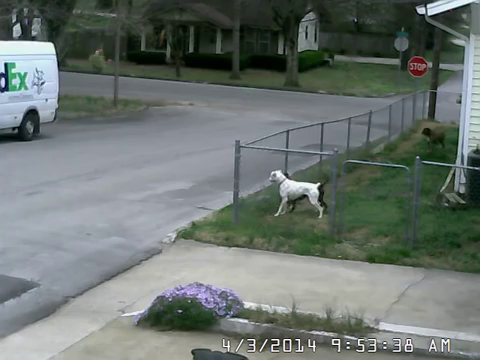
#> input picture frame 182 of testVideo/FunnyTestVideo.mp4, 480 x 360 px
$ python mixture_of_gaussians.py
#> lines starting #> are read from the running program, lines starting #| are printed output that depends on the picture
"""
title::
	Background Segmentation using an Adaptive Mixture of Gaussians
description::
	Computes the mask used to detect motion in a frame using
	an addaptive mixture of gaussians approach in opencv.
attributes::
	frame - the video frame who's background you want to segment
	btype - the type of background segmentation you wish to do
	verbose - for testing uses to show work done
author::
	Geoffrey Sasaki
copyright::
	Copyright (C) 2017, Rochetser Institute of Technology
"""

import cv2
import numpy as np

def background_segmentation(capture, btype='AMOG', verbose=False):

#> called with btype = 'AMOG', verbose = True
	width, height, framerate = int(capture.get(3)), int(capture.get(4)), \
										int(capture.get(5))
	longedge = np.max((width,height))
	if longedge > 1024:
		scaleFactor = 1024/longedge
		frameSize = (np.uint8(width*scaleFactor), np.uint8(height*scaleFactor))
	else:
		scaleFactor = 1
		frameSize = (width,height)

	morphKernel = cv2.getStructuringElement(cv2.MORPH_ELLIPSE, (11,11))

	if btype == 'AMOG':
		fgbg = cv2.createBackgroundSubtractorMOG2(detectShadows=False)

	while capture.isOpened():
		retrived, frame = capture.read()		#Read in the video frame
#> frame is the input picture: shape (360, 480, 3); mean B, G, R 112.3, 116.8, 108
		if retrived == False:
			print("You have reached the end of the video.")
			break

		frame = cv2.resize(frame, dsize=(0,0),
							fx=scaleFactor, fy=scaleFactor)

		if verbose:
			cv2.imshow("Original Frame", frame)

		gray = np.float64(cv2.cvtColor(frame, cv2.COLOR_BGR2GRAY))
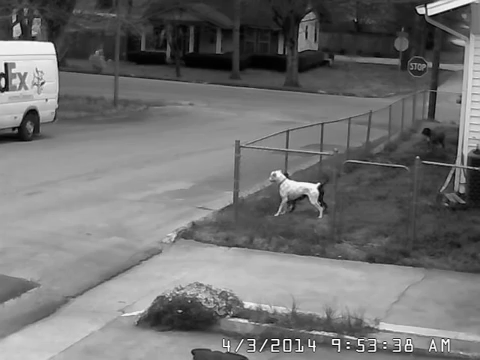
#> gray: shape (360, 480) float64; min 0, max 255, mean 113.5
		threshold = fgbg.apply(gray)
#> threshold: shape (360, 480); every value is 255
		threshold = cv2.morphologyEx(threshold, cv2.MORPH_CLOSE, morphKernel)

		if verbose:
			cv2.imshow("Threshold Mask", threshold)

		threshold[threshold>0] = 1
#> threshold: shape (360, 480); every value is 1
		maskedFrame = np.uint8(threshold*gray)

		if verbose:
			threshold = np.repeat(threshold[:,:,np.newaxis],
										repeats=3, axis=2)
#> threshold: shape (360, 480, 3); every value is 1
			maskedFrame = np.uint8(threshold*frame)
			cv2.imshow("Masked Frame", maskedFrame)

		k = cv2.waitKey(framerate)
#> (key Esc is pressed here)
		if k == 27 or k == (65536 + 27):
			print('Exiting...')
			break

	return np.uint8(threshold)

if __name__ == '__main__':
	import cv2
	import os
	import time

	currentDir = os.getcwd()

	testVid = currentDir + '/testVideo/FunnyTestVideo.mp4'

	capture = cv2.VideoCapture(testVid)
	if capture.isOpened() == False:
		msg = "The provided video file was not opened."
		raise ValueError(msg)

	framerate =	np.uint8(capture.get(5))

	verbose = True
	btype = 'AMOG'
	print("Press Esc to quit the video stream")

	threshold = background_segmentation(capture, btype, verbose)

	capture.release()
	cv2.destroyAllWindows()

$ run again, starting later in the video
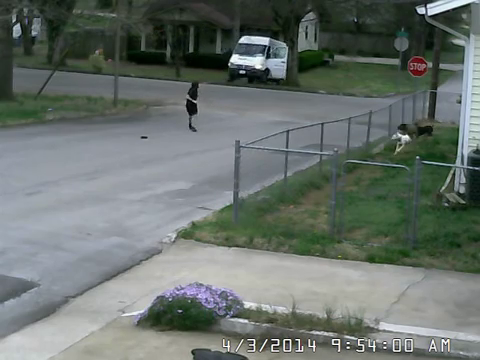
#> input picture frame 821 of testVideo/FunnyTestVideo.mp4, 480 x 360 px
#> in background_segmentation, frame is the input picture: shape (360, 480, 3); mean B, G, R 108.9, 113.9, 105.3
#> in background_segmentation, `gray = np.float64(cv2.cvtColor(frame, cv2.COLOR_BGR2GRAY))`:
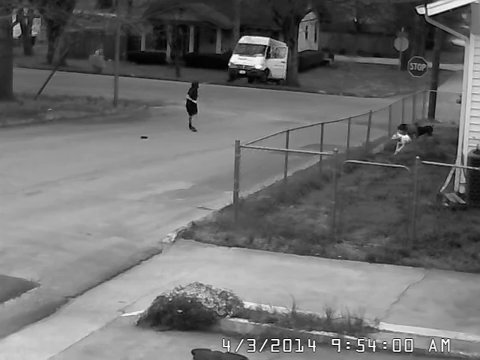
#> gray: shape (360, 480) float64; min 0, max 255, mean 110.7

$ run again, starting later in the video
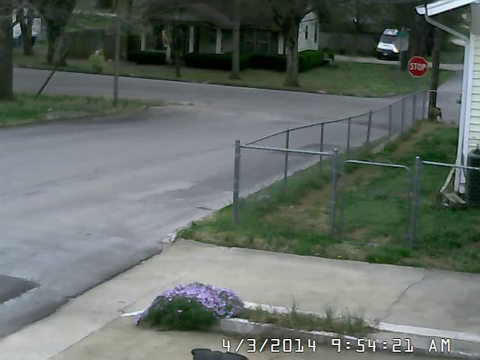
#> input picture frame 1460 of testVideo/FunnyTestVideo.mp4, 480 x 360 px
#> in background_segmentation, frame is the input picture: shape (360, 480, 3); mean B, G, R 103, 108.7, 100
#> in background_segmentation, `gray = np.float64(cv2.cvtColor(frame, cv2.COLOR_BGR2GRAY))`:
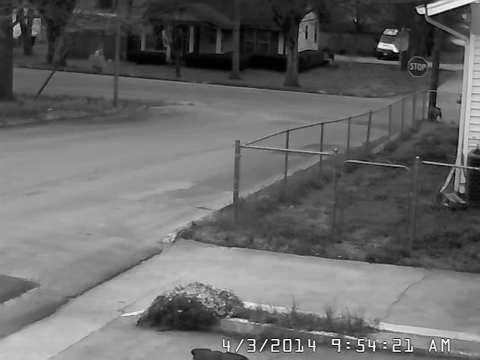
#> gray: shape (360, 480) float64; min 0, max 255, mean 105.3
